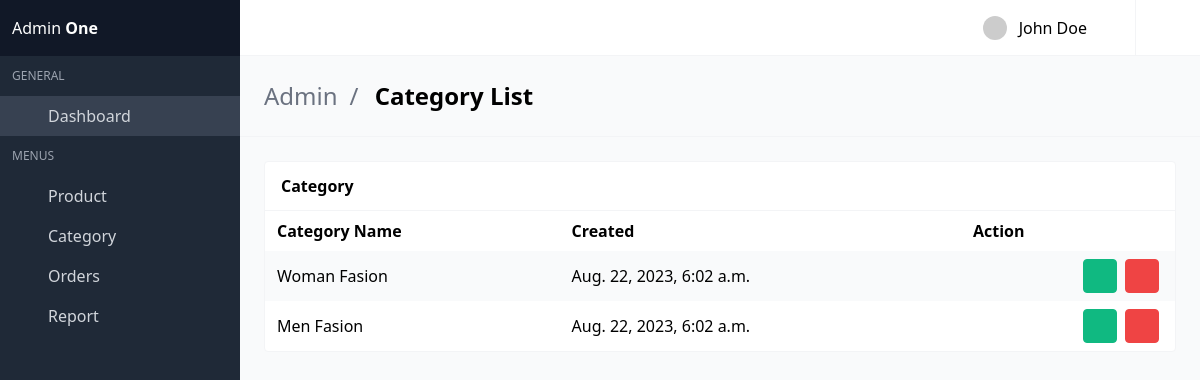
The app's page /view-category/, older data.
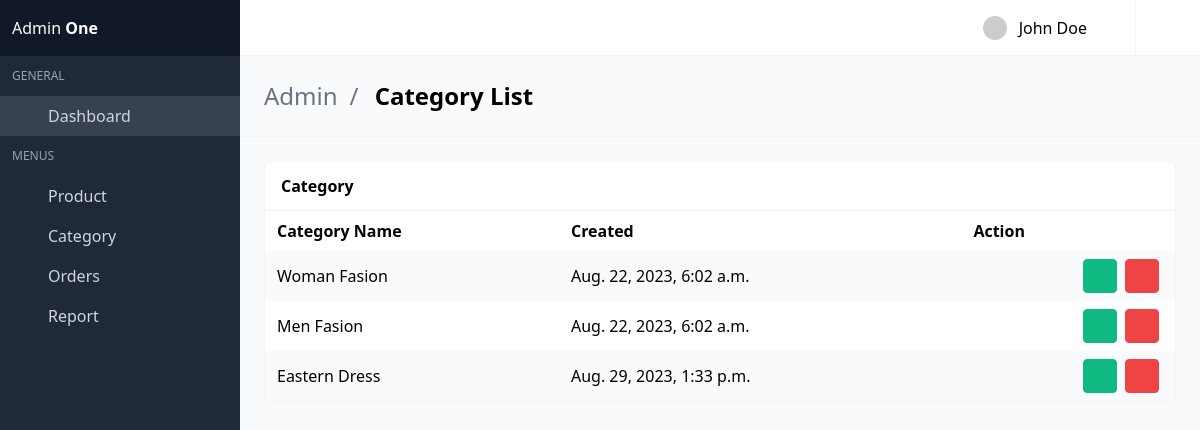
The same page, newer data.
### shopApp/models.py (models this page shows, shortened)
class Category(models.Model):
    category_name       = models.CharField(max_length=100)
    slug                = models.SlugField(unique=True, null=True, blank=True)
    created_at          = models.DateTimeField(auto_now_add=True)
    updated_at          = models.DateTimeField(auto_now=True)

### adminApp/views.py (the view)
# urls.py: path('view-category/', views.viewCategory, name='view_category'),
def viewCategory(request):
    category = Category.objects.all()
    context = {
        'category':category
    }
    return render(request, 'AdminDashbord/view-category.html', context)

### template/AdminDashbord/view-category.html (shortened to what this page needs)
{% extends "AdminDashbord/base.html" %}
{% block body %}
<section class="is-title-bar">
    <div class="flex flex-col md:flex-row items-center justify-between space-y-6 md:space-y-0">
      <ul>
        <li>Admin</li>
        <li>Category List</li>
      </ul>
    </div>
  </section>
    <section class="section main-section">
      <div class="card has-table">
        <header class="card-header">
          <p class="card-header-title">
            Category
          </p>
          <a href="#" class="card-header-icon">
            <span class="icon"></span>
          </a>
        </header>
        <div class="card-content">
          <table class="text-center">
            <thead>
            <tr>
              <th>Category Name</th>
              <th>Created</th>
              <th>Action</th>
            </tr>
            </thead>
            <tbody>
            {% for i in category %}
            <tr>
                <td data-label="Name">{{i.category_name}}</td>
                <td data-label="Name">{{i.created_at}}</td>
                <td class="actions-cell">
                    <div class="buttons right nowrap">
                    <a href="{% url 'adminApp:update_category' id=i.id %}" class="button small green --jb-modal"  data-target="sample-modal-2" type="button">
                        <span class="icon"></span>
                    </a>
                    <a href="{% url 'adminApp:delete_category' id=i.id %}" class="button small red --jb-modal" data-target="sample-modal" type="button">
                        <span class="icon"></span>
                    </a>
                    </div>
                </td>
            </tr>
            {% endfor %}
            </tbody>
          </table>
        </div>
      </div>
{% endblock %}

Row changes from the older to the newer data that the page shows:
added Category: category_name "Eastern Dress", created_at "Aug. 29, 2023, 1:33 p.m."
